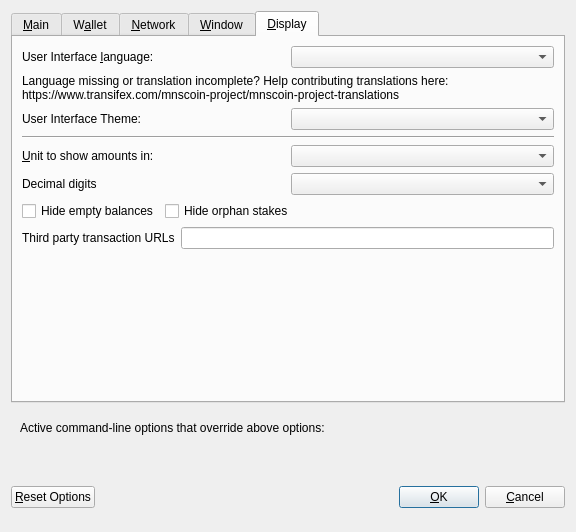
<?xml version="1.0" encoding="UTF-8"?>
<ui version="4.0">
 <class>OptionsDialog</class>
 <widget class="QDialog" name="OptionsDialog">
  <property name="geometry">
   <rect>
    <x>0</x>
    <y>0</y>
    <width>576</width>
    <height>532</height>
   </rect>
  </property>
  <property name="windowTitle">
   <string>Options</string>
  </property>
  <property name="modal">
   <bool>true</bool>
  </property>
  <layout class="QVBoxLayout" name="verticalLayout">
   <item>
    <widget class="QTabWidget" name="tabWidget">
     <property name="currentIndex">
      <number>4</number>
     </property>
     <widget class="QWidget" name="tabMain">
      <attribute name="title">
       <string>&amp;Main</string>
      </attribute>
      <layout class="QVBoxLayout" name="verticalLayout_Main">
       <item>
        <widget class="QCheckBox" name="bitcoinAtStartup">
         <property name="toolTip">
          <string>Automatically start MNS after logging in to the system.</string>
         </property>
         <property name="text">
          <string>&amp;Start MNS on system login</string>
         </property>
        </widget>
       </item>
       <item>
        <layout class="QHBoxLayout" name="horizontalLayout_2_Main">
         <item>
          <widget class="QLabel" name="databaseCacheLabel">
           <property name="text">
            <string>Size of &amp;database cache</string>
           </property>
           <property name="textFormat">
            <enum>Qt::PlainText</enum>
           </property>
           <property name="buddy">
            <cstring>databaseCache</cstring>
           </property>
          </widget>
         </item>
         <item>
          <widget class="QSpinBox" name="databaseCache"/>
         </item>
         <item>
          <widget class="QLabel" name="databaseCacheUnitLabel">
           <property name="text">
            <string>MB</string>
           </property>
           <property name="textFormat">
            <enum>Qt::PlainText</enum>
           </property>
          </widget>
         </item>
         <item>
          <spacer name="horizontalSpacer_2_Main">
           <property name="orientation">
            <enum>Qt::Horizontal</enum>
           </property>
           <property name="sizeHint" stdset="0">
            <size>
             <width>40</width>
             <height>20</height>
            </size>
           </property>
          </spacer>
         </item>
        </layout>
       </item>
       <item>
        <layout class="QHBoxLayout" name="horizontalLayout_3_Main">
         <item>
          <widget class="QLabel" name="threadsScriptVerifLabel">
           <property name="text">
            <string>Number of script &amp;verification threads</string>
           </property>
           <property name="textFormat">
            <enum>Qt::PlainText</enum>
           </property>
           <property name="buddy">
            <cstring>threadsScriptVerif</cstring>
           </property>
          </widget>
         </item>
         <item>
          <widget class="QSpinBox" name="threadsScriptVerif">
           <property name="toolTip">
            <string>(0 = auto, &lt;0 = leave that many cores free)</string>
           </property>
          </widget>
         </item>
         <item>
          <spacer name="horizontalSpacer_3_Main">
           <property name="orientation">
            <enum>Qt::Horizontal</enum>
           </property>
           <property name="sizeHint" stdset="0">
            <size>
             <width>40</width>
             <height>20</height>
            </size>
           </property>
          </spacer>
         </item>
        </layout>
       </item>
       <item>
        <spacer name="verticalSpacer_2">
         <property name="orientation">
          <enum>Qt::Vertical</enum>
         </property>
         <property name="sizeHint" stdset="0">
          <size>
           <width>20</width>
           <height>40</height>
          </size>
         </property>
        </spacer>
       </item>
       <item>
        <layout class="QHBoxLayout" name="horizontalLayout_3"/>
       </item>
       <item>
        <layout class="QHBoxLayout" name="horizontalLayout" stretch="">
         <property name="sizeConstraint">
          <enum>QLayout::SetFixedSize</enum>
         </property>
        </layout>
       </item>
      </layout>
     </widget>
     <widget class="QWidget" name="tabWallet">
      <attribute name="title">
       <string>W&amp;allet</string>
      </attribute>
      <layout class="QVBoxLayout" name="verticalLayout_Wallet">
       <item>
        <layout class="QHBoxLayout" name="horizontalLayout_2_Wallet">
         <item>
          <widget class="QLabel" name="labelStakeSplitThresholdText">
           <property name="text">
            <string>Stake split threshold:</string>
           </property>
          </widget>
         </item>
         <item>
          <widget class="QSpinBox" name="spinBoxStakeSplitThreshold">
           <property name="minimum">
            <number>1</number>
           </property>
           <property name="maximum">
            <number>999999</number>
           </property>
          </widget>
         </item>
        </layout>
       </item>
       <item>
        <widget class="QGroupBox" name="groupBox">
         <property name="title">
          <string>Expert</string>
         </property>
         <layout class="QVBoxLayout" name="verticalLayout_2">
          <item>
           <widget class="QCheckBox" name="coinControlFeatures">
            <property name="toolTip">
             <string>Whether to show coin control features or not.</string>
            </property>
            <property name="text">
             <string>Enable coin &amp;control features</string>
            </property>
           </widget>
          </item>
          <item>
           <widget class="QCheckBox" name="showMasternodesTab">
            <property name="toolTip">
             <string>Show additional tab listing all your masternodes in first sub-tab&lt;br/&gt;and all masternodes on the network in second sub-tab.</string>
            </property>
            <property name="text">
             <string>Show Masternodes Tab</string>
            </property>
           </widget>
          </item>
          <item>
           <widget class="QCheckBox" name="spendZeroConfChange">
            <property name="toolTip">
             <string>If you disable the spending of unconfirmed change, the change from a transaction&lt;br/&gt;cannot be used until that transaction has at least one confirmation.&lt;br/&gt;This also affects how your balance is computed.</string>
            </property>
            <property name="text">
             <string>&amp;Spend unconfirmed change</string>
            </property>
           </widget>
          </item>
         </layout>
        </widget>
       </item>
       <item>
        <spacer name="verticalSpacer_Wallet">
         <property name="orientation">
          <enum>Qt::Vertical</enum>
         </property>
         <property name="sizeHint" stdset="0">
          <size>
           <width>20</width>
           <height>40</height>
          </size>
         </property>
        </spacer>
       </item>
      </layout>
     </widget>
     <widget class="QWidget" name="tabNetwork">
      <attribute name="title">
       <string>&amp;Network</string>
      </attribute>
      <layout class="QVBoxLayout" name="verticalLayout_Network">
       <item>
        <widget class="QCheckBox" name="mapPortUpnp">
         <property name="toolTip">
          <string>Automatically open the MNS client port on the router. This only works when your router supports UPnP and it is enabled.</string>
         </property>
         <property name="text">
          <string>Map port using &amp;UPnP</string>
         </property>
        </widget>
       </item>
       <item>
        <widget class="QCheckBox" name="allowIncoming">
         <property name="toolTip">
          <string>Accept connections from outside</string>
         </property>
         <property name="text">
          <string>Allow incoming connections</string>
         </property>
        </widget>
       </item>
       <item>
        <widget class="QCheckBox" name="connectSocks">
         <property name="toolTip">
          <string>Connect to the MNS network through a SOCKS5 proxy.</string>
         </property>
         <property name="text">
          <string>&amp;Connect through SOCKS5 proxy (default proxy):</string>
         </property>
        </widget>
       </item>
       <item>
        <layout class="QHBoxLayout" name="horizontalLayout_1_Network">
         <item>
          <widget class="QLabel" name="proxyIpLabel">
           <property name="text">
            <string>Proxy &amp;IP:</string>
           </property>
           <property name="textFormat">
            <enum>Qt::PlainText</enum>
           </property>
           <property name="buddy">
            <cstring>proxyIp</cstring>
           </property>
          </widget>
         </item>
         <item>
          <widget class="QValidatedLineEdit" name="proxyIp">
           <property name="minimumSize">
            <size>
             <width>140</width>
             <height>0</height>
            </size>
           </property>
           <property name="maximumSize">
            <size>
             <width>140</width>
             <height>16777215</height>
            </size>
           </property>
           <property name="toolTip">
            <string>IP address of the proxy (e.g. IPv4: 127.0.0.1 / IPv6: ::1)</string>
           </property>
          </widget>
         </item>
         <item>
          <widget class="QLabel" name="proxyPortLabel">
           <property name="text">
            <string>&amp;Port:</string>
           </property>
           <property name="textFormat">
            <enum>Qt::PlainText</enum>
           </property>
           <property name="buddy">
            <cstring>proxyPort</cstring>
           </property>
          </widget>
         </item>
         <item>
          <widget class="QLineEdit" name="proxyPort">
           <property name="minimumSize">
            <size>
             <width>55</width>
             <height>0</height>
            </size>
           </property>
           <property name="maximumSize">
            <size>
             <width>55</width>
             <height>16777215</height>
            </size>
           </property>
           <property name="toolTip">
            <string>Port of the proxy (e.g. 9050)</string>
           </property>
          </widget>
         </item>
         <item>
          <spacer name="horizontalSpacer_1_Network">
           <property name="orientation">
            <enum>Qt::Horizontal</enum>
           </property>
           <property name="sizeHint" stdset="0">
            <size>
             <width>40</width>
             <height>20</height>
            </size>
           </property>
          </spacer>
         </item>
        </layout>
       </item>
       <item>
        <spacer name="verticalSpacer_Network">
         <property name="orientation">
          <enum>Qt::Vertical</enum>
         </property>
         <property name="sizeHint" stdset="0">
          <size>
           <width>20</width>
           <height>40</height>
          </size>
         </property>
        </spacer>
       </item>
      </layout>
     </widget>
     <widget class="QWidget" name="tabWindow">
      <attribute name="title">
       <string>&amp;Window</string>
      </attribute>
      <layout class="QVBoxLayout" name="verticalLayout_Window">
       <item>
        <widget class="QCheckBox" name="minimizeToTray">
         <property name="toolTip">
          <string>Show only a tray icon after minimizing the window.</string>
         </property>
         <property name="text">
          <string>&amp;Minimize to the tray instead of the taskbar</string>
         </property>
        </widget>
       </item>
       <item>
        <widget class="QCheckBox" name="minimizeOnClose">
         <property name="toolTip">
          <string>Minimize instead of exit the application when the window is closed. When this option is enabled, the application will be closed only after selecting Quit in the menu.</string>
         </property>
         <property name="text">
          <string>M&amp;inimize on close</string>
         </property>
        </widget>
       </item>
       <item>
        <spacer name="verticalSpacer_Window">
         <property name="orientation">
          <enum>Qt::Vertical</enum>
         </property>
         <property name="sizeHint" stdset="0">
          <size>
           <width>20</width>
           <height>40</height>
          </size>
         </property>
        </spacer>
       </item>
      </layout>
     </widget>
     <widget class="QWidget" name="tabDisplay">
      <attribute name="title">
       <string>&amp;Display</string>
      </attribute>
      <layout class="QVBoxLayout" name="verticalLayout_Display">
       <item>
        <layout class="QHBoxLayout" name="horizontalLayout_1_Display">
         <item>
          <widget class="QLabel" name="langLabel">
           <property name="text">
            <string>User Interface &amp;language:</string>
           </property>
           <property name="textFormat">
            <enum>Qt::PlainText</enum>
           </property>
           <property name="buddy">
            <cstring>lang</cstring>
           </property>
          </widget>
         </item>
         <item>
          <widget class="QValueComboBox" name="lang">
           <property name="toolTip">
            <string>The user interface language can be set here. This setting will take effect after restarting MNS.</string>
           </property>
          </widget>
         </item>
        </layout>
       </item>
       <item>
        <widget class="QLabel" name="label_3">
         <property name="toolTip">
          <string notr="true"/>
         </property>
         <property name="statusTip">
          <string notr="true"/>
         </property>
         <property name="whatsThis">
          <string notr="true"/>
         </property>
         <property name="accessibleName">
          <string notr="true"/>
         </property>
         <property name="text">
          <string>Language missing or translation incomplete? Help contributing translations here:
https://www.transifex.com/mnscoin-project/mnscoin-project-translations</string>
         </property>
         <property name="wordWrap">
          <bool>true</bool>
         </property>
         <property name="openExternalLinks">
          <bool>true</bool>
         </property>
         <property name="textInteractionFlags">
          <set>Qt::TextBrowserInteraction</set>
         </property>
        </widget>
       </item>
       <item>
        <layout class="QHBoxLayout" name="horizontalLayout_2_Display" stretch="0,0">
         <item>
          <widget class="QLabel" name="themeLabel">
           <property name="text">
            <string>User Interface Theme:</string>
           </property>
          </widget>
         </item>
         <item>
          <widget class="QValueComboBox" name="theme"/>
         </item>
        </layout>
       </item>
       <item>
        <widget class="Line" name="line">
         <property name="orientation">
          <enum>Qt::Horizontal</enum>
         </property>
        </widget>
       </item>
       <item>
        <layout class="QHBoxLayout" name="horizontalLayout_3_Display">
         <item>
          <widget class="QLabel" name="unitLabel">
           <property name="text">
            <string>&amp;Unit to show amounts in:</string>
           </property>
           <property name="textFormat">
            <enum>Qt::PlainText</enum>
           </property>
           <property name="buddy">
            <cstring>unit</cstring>
           </property>
          </widget>
         </item>
         <item>
          <widget class="QValueComboBox" name="unit">
           <property name="toolTip">
            <string>Choose the default subdivision unit to show in the interface and when sending coins.</string>
           </property>
          </widget>
         </item>
        </layout>
       </item>
       <item>
        <layout class="QHBoxLayout" name="horizontalLayout_4_Display">
         <item>
          <widget class="QLabel" name="digitsLabel">
           <property name="text">
            <string>Decimal digits</string>
           </property>
          </widget>
         </item>
         <item>
          <widget class="QValueComboBox" name="digits"/>
         </item>
        </layout>
       </item>
       <item>
        <layout class="QHBoxLayout" name="horizontalLayout_5_Display">
         <item>
          <widget class="QCheckBox" name="checkBoxHideZeroBalances">
           <property name="toolTip">
            <string>Hide empty balances</string>
           </property>
           <property name="layoutDirection">
            <enum>Qt::LeftToRight</enum>
           </property>
           <property name="text">
            <string>Hide empty balances</string>
           </property>
          </widget>
         </item>
         <item>
          <widget class="QCheckBox" name="checkBoxHideOrphans">
           <property name="toolTip">
            <string>Hide orphan stakes in transaction lists</string>
           </property>
           <property name="text">
            <string>Hide orphan stakes</string>
           </property>
          </widget>
         </item>
         <item>
          <spacer name="horizontalSpacer">
           <property name="orientation">
            <enum>Qt::Horizontal</enum>
           </property>
           <property name="sizeHint" stdset="0">
            <size>
             <width>40</width>
             <height>20</height>
            </size>
           </property>
          </spacer>
         </item>
        </layout>
       </item>
       <item>
        <layout class="QHBoxLayout" name="horizontalLayout_6_Display">
         <item>
          <widget class="QLabel" name="thirdPartyTxUrlsLabel">
           <property name="toolTip">
            <string>Third party URLs (e.g. a block explorer) that appear in the transactions tab as context menu items. %s in the URL is replaced by transaction hash. Multiple URLs are separated by vertical bar |.</string>
           </property>
           <property name="text">
            <string>Third party transaction URLs</string>
           </property>
           <property name="buddy">
            <cstring>thirdPartyTxUrls</cstring>
           </property>
          </widget>
         </item>
         <item>
          <widget class="QLineEdit" name="thirdPartyTxUrls">
           <property name="toolTip">
            <string>Third party URLs (e.g. a block explorer) that appear in the transactions tab as context menu items. %s in the URL is replaced by transaction hash. Multiple URLs are separated by vertical bar |.</string>
           </property>
          </widget>
         </item>
        </layout>
       </item>
       <item>
        <spacer name="verticalSpacer">
         <property name="orientation">
          <enum>Qt::Vertical</enum>
         </property>
         <property name="sizeHint" stdset="0">
          <size>
           <width>20</width>
           <height>40</height>
          </size>
         </property>
        </spacer>
       </item>
      </layout>
     </widget>
    </widget>
   </item>
   <item>
    <widget class="QFrame" name="frame">
     <layout class="QVBoxLayout" name="verticalLayout_Bottom">
      <item>
       <layout class="QHBoxLayout" name="horizontalLayout_Bottom">
        <item>
         <widget class="QLabel" name="overriddenByCommandLineInfoLabel">
          <property name="text">
           <string>Active command-line options that override above options:</string>
          </property>
          <property name="textFormat">
           <enum>Qt::PlainText</enum>
          </property>
         </widget>
        </item>
        <item>
         <spacer name="horizontalSpacer_Bottom">
          <property name="orientation">
           <enum>Qt::Horizontal</enum>
          </property>
          <property name="sizeHint" stdset="0">
           <size>
            <width>40</width>
            <height>20</height>
           </size>
          </property>
         </spacer>
        </item>
       </layout>
      </item>
      <item>
       <widget class="QLabel" name="overriddenByCommandLineLabel">
        <property name="text">
         <string/>
        </property>
        <property name="textFormat">
         <enum>Qt::PlainText</enum>
        </property>
        <property name="wordWrap">
         <bool>true</bool>
        </property>
       </widget>
      </item>
     </layout>
    </widget>
   </item>
   <item>
    <layout class="QHBoxLayout" name="horizontalLayout_Buttons">
     <item>
      <widget class="QPushButton" name="resetButton">
       <property name="toolTip">
        <string>Reset all client options to default.</string>
       </property>
       <property name="text">
        <string>&amp;Reset Options</string>
       </property>
       <property name="autoDefault">
        <bool>false</bool>
       </property>
      </widget>
     </item>
     <item>
      <spacer name="horizontalSpacer_1">
       <property name="orientation">
        <enum>Qt::Horizontal</enum>
       </property>
       <property name="sizeHint" stdset="0">
        <size>
         <width>40</width>
         <height>48</height>
        </size>
       </property>
      </spacer>
     </item>
     <item>
      <widget class="QLabel" name="statusLabel">
       <property name="minimumSize">
        <size>
         <width>200</width>
         <height>0</height>
        </size>
       </property>
       <property name="font">
        <font>
         <weight>75</weight>
         <bold>true</bold>
        </font>
       </property>
       <property name="text">
        <string/>
       </property>
       <property name="textFormat">
        <enum>Qt::PlainText</enum>
       </property>
       <property name="wordWrap">
        <bool>true</bool>
       </property>
      </widget>
     </item>
     <item>
      <spacer name="horizontalSpacer_2">
       <property name="orientation">
        <enum>Qt::Horizontal</enum>
       </property>
       <property name="sizeHint" stdset="0">
        <size>
         <width>40</width>
         <height>48</height>
        </size>
       </property>
      </spacer>
     </item>
     <item>
      <widget class="QPushButton" name="okButton">
       <property name="text">
        <string>&amp;OK</string>
       </property>
       <property name="autoDefault">
        <bool>false</bool>
       </property>
       <property name="default">
        <bool>true</bool>
       </property>
      </widget>
     </item>
     <item>
      <widget class="QPushButton" name="cancelButton">
       <property name="text">
        <string>&amp;Cancel</string>
       </property>
       <property name="autoDefault">
        <bool>false</bool>
       </property>
      </widget>
     </item>
    </layout>
   </item>
  </layout>
 </widget>
 <customwidgets>
  <customwidget>
   <class>QValidatedLineEdit</class>
   <extends>QLineEdit</extends>
   <header>qvalidatedlineedit.h</header>
  </customwidget>
  <customwidget>
   <class>QValueComboBox</class>
   <extends>QComboBox</extends>
   <header>qvaluecombobox.h</header>
  </customwidget>
 </customwidgets>
 <resources/>
 <connections/>
</ui>
